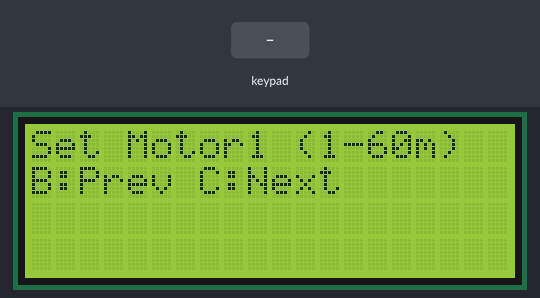
Bench run of a sketch on a simulated Arduino Uno, built with avr-gcc and run on an emulated ATmega328P. Shown: 20×4 character LCD. The test bench sets the inputs (shaded band). EEPROM starts erased.

Above: at 1.2 s.
1.3 s: keypad keys 9 8 7 6 # pressed 0.4 s apart
At 3.4 s:
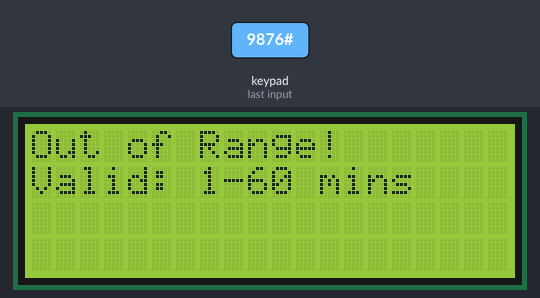
4.8 s: key 'A' pressed
At 5.4 s:
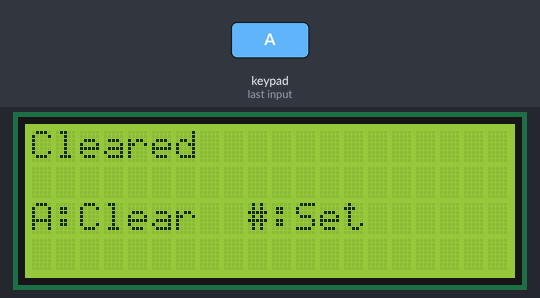
6.5 s: key '*' pressed
At 6.8 s:
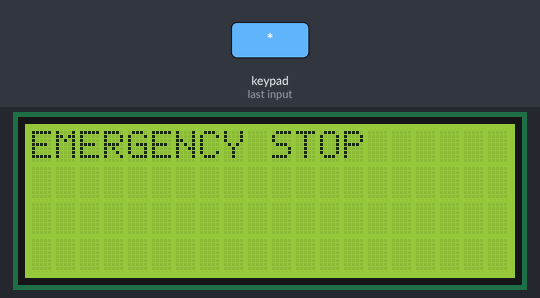
8.0 s: keypad keys 9 8 7 6 A pressed 0.4 s apart
At 12.8 s:
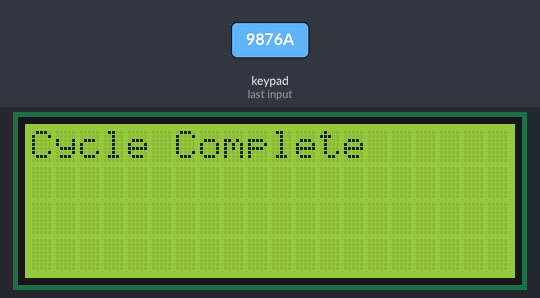
13.0 s: key 'B' pressed
At 13.8 s:
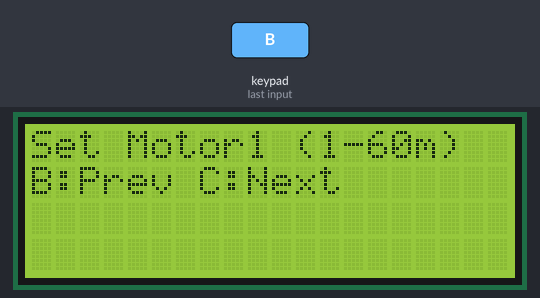
14.5 s: key '9' pressed
At 15.8 s:
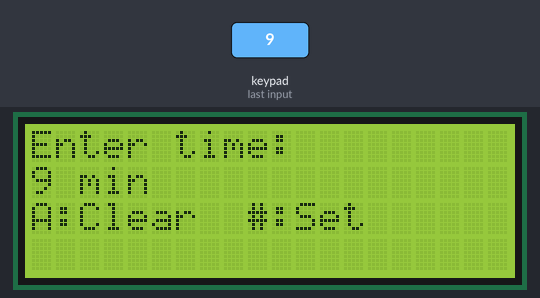
Timing chart, 0 to 17.0 s (numbered marks = the images above; inputs shaded):
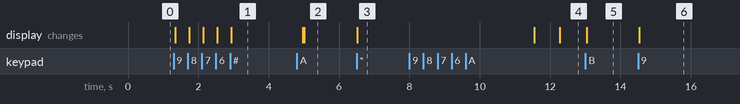

Measured:
- after the input at 1.3 s, the display: first changes at once (image 1 shows a later state)
- after the input at 4.8 s, the display: first differs from a run without the input after 0.21 s (image 2)
- after the input at 6.5 s, the display: changes at once (image 3)
- after the input at 8.0 s, the display: first differs from a run without the input after 4.3 s (image 4)
- after the input at 13.0 s, the display: changes at once (image 5)
- after the input at 14.5 s, the display: changes at once (image 6)

The sketch:

conttroller_1.ino
```cpp
#include <Wire.h>
#include <LiquidCrystal_I2C.h>
#include <Keypad.h>
#include <EEPROM.h>

// Pin Definitions
#define MOTOR1_1_PIN 2
#define MOTOR1_2_PIN 3
#define MOTOR2_1_PIN 4
#define MOTOR2_2_PIN 5

// EEPROM Address
#define EEPROM_ADDR 0

// LCD
LiquidCrystal_I2C lcd(0x27, 20, 4);

// Keypad
const byte ROWS = 4;
const byte COLS = 4;
char keys[ROWS][COLS] = {
  {'1','2','3','A'},
  {'4','5','6','B'},
  {'7','8','9','C'},
  {'*','0','#','D'}
};
byte rowPins[ROWS] = {9, 8, 7, 6};
byte colPins[COLS] = {5, 4, 3, 2};
Keypad keypad = Keypad(makeKeymap(keys), rowPins, colPins, ROWS, COLS);

// Variables
int motor1Time = 0;
int motor2Time = 0;
int gapTime = 0;
int cycleCount = 0;
int currentCycle = 1;

bool configComplete = false;
bool running = false;
bool resumedFromEEPROM = false;

int step = 0;
int runStep = 0;
unsigned long runStartTime = 0;
unsigned long lastMillis = 0;

void setup() {
  lcd.init();
  lcd.backlight();
  pinMode(MOTOR1_1_PIN, OUTPUT);
  pinMode(MOTOR1_2_PIN, OUTPUT);
  pinMode(MOTOR2_1_PIN, OUTPUT);
  pinMode(MOTOR2_2_PIN, OUTPUT);

  if (EEPROM.read(EEPROM_ADDR) == 1) {
    lcd.setCursor(0, 0);
    lcd.print("Resume Last Task?");
    lcd.setCursor(0, 1);
    lcd.print("A: Yes   B: No");
    while (true) {
      char k = keypad.getKey();
      if (k == 'A') {
        readFromEEPROM();
        running = true;
        resumedFromEEPROM = true;
        runStartTime = millis();
        break;
      } else if (k == 'B') {
        EEPROM.write(EEPROM_ADDR, 0);
        break;
      }
    }
  }

  if (!running) {
    displayMenu();
  }
}

void loop() {
  if (!running) {
    char key = keypad.getKey();
    if (key) handleInput(key);
  } else {
    unsigned long currentMillis = millis();
    int remaining = 0;

    switch (runStep) {
      case 0:
        if (currentMillis - runStartTime < motor1Time * 60000UL) {
          digitalWrite(MOTOR1_1_PIN, HIGH);
          digitalWrite(MOTOR1_2_PIN, LOW);
          remaining = (motor1Time * 60) - (currentMillis - runStartTime) / 1000;
          updateRunLCD("Motor 1 Running", remaining);
        } else {
          digitalWrite(MOTOR1_1_PIN, LOW);
          digitalWrite(MOTOR1_2_PIN, LOW);
          runStep++;
          runStartTime = currentMillis;
        }
        break;

      case 1:
        if (currentMillis - runStartTime < gapTime * 60000UL) {
          updateRunLCD("Gap Interval", ((gapTime * 60) - (currentMillis - runStartTime) / 1000));
        } else {
          runStep++;
          runStartTime = currentMillis;
        }
        break;

      case 2:
        if (currentMillis - runStartTime < motor2Time * 60000UL) {
          digitalWrite(MOTOR2_1_PIN, HIGH);
          digitalWrite(MOTOR2_2_PIN, LOW);
          remaining = (motor2Time * 60) - (currentMillis - runStartTime) / 1000;
          updateRunLCD("Motor 2 Running", remaining);
        } else {
          digitalWrite(MOTOR2_1_PIN, LOW);
          digitalWrite(MOTOR2_2_PIN, LOW);
          runStep++;
          runStartTime = currentMillis;
        }
        break;

      case 3:
        if (currentCycle < cycleCount) {
          currentCycle++;
          runStep = 0;
          runStartTime = currentMillis;
        } else {
          lcd.clear();
          lcd.setCursor(0, 0);
          lcd.print("Cycle Complete");
          running = false;
          EEPROM.write(EEPROM_ADDR, 0); // clear resume flag
        }
        break;
    }
  }
}

void handleInput(char key) {
  static String input = "";

  if (key >= '0' && key <= '9') {
    input += key;
    updateLCD("Enter time:", input + " min");
  }
  else if (key == '#') {
    int val = input.toInt();
    bool valid = false;

    if (step == 0 && val >= 1 && val <= 60) {
      motor1Time = val; valid = true;
    } else if (step == 1 && val >= 1 && val <= 60) {
      motor2Time = val; valid = true;
    } else if (step == 2 && val >= 1 && val <= 5) {
      gapTime = val; valid = true;
    } else if (step == 3 && val >= 1 && val <= 5) {
      cycleCount = val; valid = true;
    }

    if (valid) {
      input = "";
      if (step < 3) step++;
      updateMenu();
    } else {
      input = "";
      lcd.clear();
      lcd.setCursor(0, 0);
      lcd.print("Out of Range!");
      lcd.setCursor(0, 1);
      if (step == 0 || step == 1) lcd.print("Valid: 1-60 mins");
      else if (step == 2) lcd.print("Valid: 1-5 mins");
      else if (step == 3) lcd.print("Valid: 1-5 times");
      delay(2000);
      updateMenu();
    }
  }
  else if (key == 'A') {
    input = "";
    updateLCD("Cleared", "");
  }
  else if (key == 'B') {
    if (step > 0) step--;
    updateMenu();
  }
  else if (key == 'C') {
    if (step < 3) step++;
    updateMenu();
  }
  else if (key == 'D' && step == 3) {
    configComplete = true;
    lcd.clear();
    lcd.setCursor(0, 0);
    lcd.print("Starting Cycle...");
    runStartTime = millis();
    runStep = 0;
    running = true;
    currentCycle = 1;
    saveToEEPROM();
  }
  else if (key == '*') {
    emergencyStop();
  }
}

void updateMenu() {
  lcd.clear();
  lcd.setCursor(0, 0);
  if (step == 0) lcd.print("Set Motor1 (1-60m)");
  else if (step == 1) lcd.print("Set Motor2 (1-60m)");
  else if (step == 2) lcd.print("Set Gap (1-5m)");
  else if (step == 3) lcd.print("Cycle Repeat (1-5)");

  lcd.setCursor(0, 1);
  lcd.print("B:Prev C:Next");
  if (step == 3) {
    lcd.setCursor(0, 2);
    lcd.print("D:Start *:Stop");
  }
}

void displayMenu() {
  step = 0;
  motor1Time = motor2Time = gapTime = cycleCount = 0;
  configComplete = false;
  updateMenu();
}

void updateLCD(String title, String line2) {
  lcd.clear();
  lcd.setCursor(0, 0);
  lcd.print(title);
  lcd.setCursor(0, 1);
  lcd.print(line2);
  lcd.setCursor(0, 2);
  lcd.print("A:Clear  #:Set");
}

void updateRunLCD(String status, int remainingSec) {
  lcd.setCursor(0, 0);
  lcd.print("Cycle ");
  lcd.print(currentCycle);
  lcd.print("/");
  lcd.print(cycleCount);
  lcd.setCursor(0, 1);
  lcd.print(status);
  lcd.setCursor(0, 2);
  lcd.print("Remain: ");
  lcd.print(remainingSec);
  lcd.print("s    ");
  lcd.setCursor(0, 3);
  lcd.print("*:STOP ");
}

void emergencyStop() {
  running = false;
  lcd.clear();
  lcd.setCursor(0, 0);
  lcd.print("EMERGENCY STOP");

  digitalWrite(MOTOR1_1_PIN, LOW);
  digitalWrite(MOTOR1_2_PIN, LOW);
  delay(1000);
  digitalWrite(MOTOR1_2_PIN, HIGH);
  delay(1000);
  digitalWrite(MOTOR1_2_PIN, LOW);
  delay(500);

  digitalWrite(MOTOR2_1_PIN, LOW);
  digitalWrite(MOTOR2_2_PIN, LOW);
  delay(1000);
  digitalWrite(MOTOR2_2_PIN, HIGH);
  delay(1000);
  digitalWrite(MOTOR2_2_PIN, LOW);
  delay(500);

  lcd.clear();
  lcd.setCursor(0, 0);
  lcd.print("Resume Last Task?");
  lcd.setCursor(0, 1);
  lcd.print("A: Yes   B: No");

  while (true) {
    char k = keypad.getKey();
    if (k == 'A') {
      running = true;
      resumedFromEEPROM = true;
      runStartTime = millis();
      break;
    } else if (k == 'B') {
      EEPROM.write(EEPROM_ADDR, 0);
      resumedFromEEPROM = false;
      displayMenu();
      break;
    }
  }
}

void saveToEEPROM() {
  EEPROM.write(EEPROM_ADDR, 1);
  EEPROM.write(EEPROM_ADDR + 1, motor1Time);
  EEPROM.write(EEPROM_ADDR + 2, motor2Time);
  EEPROM.write(EEPROM_ADDR + 3, gapTime);
  EEPROM.write(EEPROM_ADDR + 4, cycleCount);
}

void readFromEEPROM() {
  motor1Time = EEPROM.read(EEPROM_ADDR + 1);
  motor2Time = EEPROM.read(EEPROM_ADDR + 2);
  gapTime = EEPROM.read(EEPROM_ADDR + 3);
  cycleCount = EEPROM.read(EEPROM_ADDR + 4);
  currentCycle = 1;
  runStep = 0;
}
```
